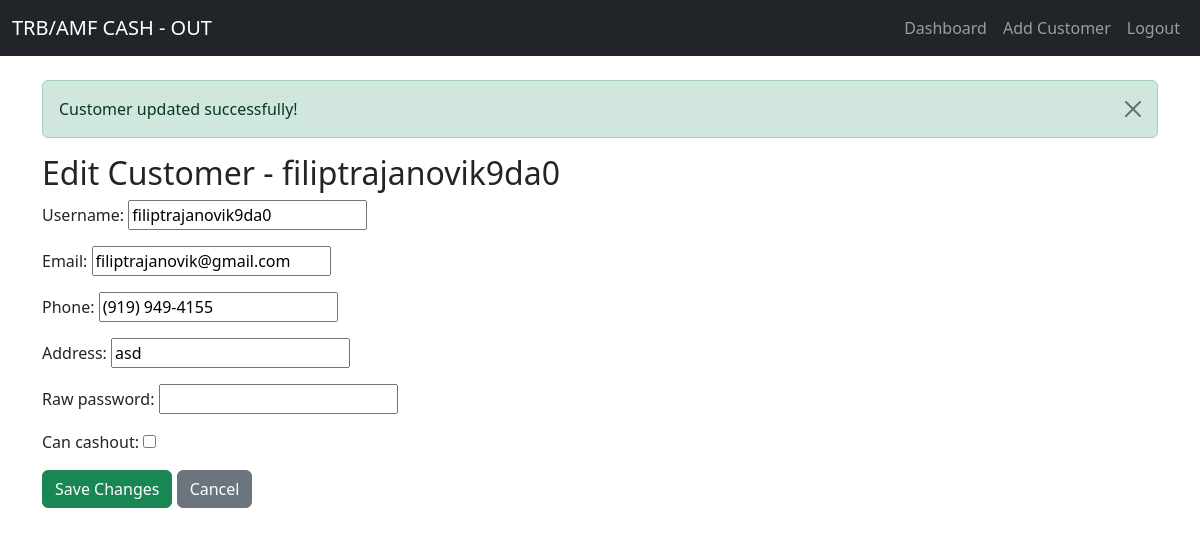
Page /manager/customer/1/edit (signed in) on the committed database.
### custLogin/models.py (models this page shows, shortened)
class Customer(models.Model):
    email = models.EmailField(unique=True)
    phone = models.CharField(max_length=500)
    address = models.CharField(max_length=500)
    username = models.CharField(max_length=500)
    password = models.CharField(max_length=128)
    raw_password = models.CharField(max_length=128, blank=True, null=True)
    balance = models.IntegerField(default=1000.0)
    manager = models.ForeignKey(ManagerProfile, on_delete=models.CASCADE)
    can_cashout = models.BooleanField(default=False)
    payout_date = models.DateField(blank=True, null=True)
    credit_card_number = models.CharField(max_length=19, blank=True, null=True)
    credit_card_expiry = models.CharField(max_length=5, blank=True, null=True)
    credit_card_cvc = models.CharField(max_length=4, blank=True, null=True)

### custLogin/views.py (the view)
# urls.py: path('manager/customer/<int:id>/edit', views.edit_customer, name='edit_customer'),
@login_required(login_url='/manager/login/')
def edit_customer(request, id):
    customer = Customer.objects.get(id=id)
    if request.method == 'POST':
        form = CustomerEditForm(request.POST, instance=customer)
        if form.is_valid():
            updated_customer = form.save()
            if updated_customer.can_cashout:
                return redirect('confirm_cashout', id=updated_customer.id)
            updated_customer.password = make_password(updated_customer.raw_password)
            updated_customer.save()
            return redirect('manager_dashboard')
    else:
        form = CustomerEditForm(instance=customer)
    messages.success(request, 'Customer updated successfully!')
    return render(request, 'edit_customer.html', {'form': form, 'customer': customer})

### custLogin/forms.py
class CustomerEditForm(forms.ModelForm):
    class Meta:
        model = Customer
        fields = ['username', 'email', 'phone', 'address', 'raw_password', 'can_cashout']

### custLogin/templates/edit_customer.html (shortened to what this page needs)
{% extends "base.html" %}
{% block content %}
<h2>Edit Customer - {{ customer.username }}</h2>
<form method="post">
    {{ form.as_p }}
    <button class="btn btn-success">Save Changes</button>
    <a class="btn btn-secondary" href="{% url 'manager_dashboard' %}">Cancel</a>
</form>
{% endblock %}

### rows in the picture
Customer: username "filiptrajanovik9da0", email "filiptrajanovik@gmail.com", phone "(919) 949-4155", address "asd"

### other values in the picture
{{ message }} "Customer updated successfully!"
